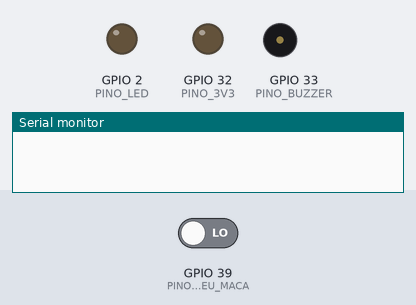
Bench run of a sketch on a simulated ESP32. Shown: output pins drawn as LEDs (lit = HIGH), buzzer (waves = sounding, pin HIGH), the last lines printed to the serial monitor. The test bench sets the inputs (shaded band); at power-on: GPIO 39 (PINO_COMEU_MACA) LOW. WiFi joins after 1.5 s; servers stay silent unless stated; no MQTT or app messages arrive unless stated.

Above: at 0.0 s.
At 2.7 s:
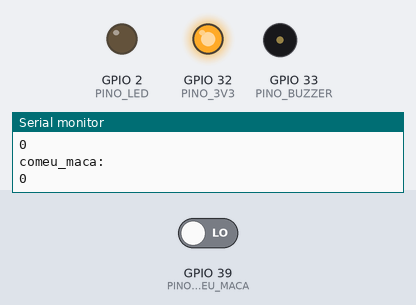
2.8 s: GPIO 39 (PINO_COMEU_MACA) driven HIGH
At 3.2 s:
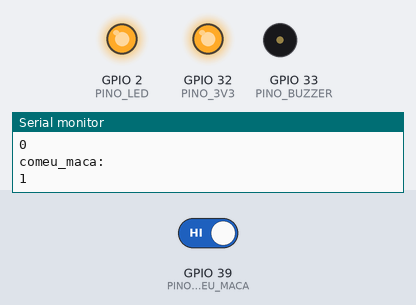
Timing chart, 0 to 5.8 s (numbered marks = the images above; inputs shaded):
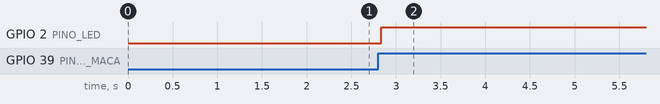

The sketch:

pin+network_publish.ino
```cpp
#include <WiFi.h>
#include <PubSubClient.h>

// PIN setup variables

const int PINO_COMEU_MACA = 39; // FPGA signal
const int PINO_BUZZER = 33; // Buzzer pin
const int PINO_3V3 = 32; // 3V3 pin
const int PINO_LED = 2; // Internal LED for debugging
const int PWM_CHANNEL = 0; // PWM Channel for buzzer

// Network setup variables
const char* ssid = "WIFI-NAME";
const char* password = "WIFI-PASSWORD";
const char* mqtt_server = "BROKER-IP";
const int connection_port = 0; // Insert the desired port here (usually 1883 works on a local broker)

//create wifi client
WiFiClient espClient;
//create PubSubClient
PubSubClient client(espClient);
//variable for time ellapsed
long lastMsg = 0;

#define PWM_FREQ 1000
#define PWM_RES 8

//setup()
void setup() {
  // PIN/PWM setup
  Serial.begin(115200); // Baud Rate
  ledcSetup(PWM_CHANNEL, PWM_FREQ, PWM_RES); // Setups PWM channel
  ledcAttachPin(PINO_BUZZER, PWM_CHANNEL);
  pinMode(PINO_LED, OUTPUT);
  pinMode(PINO_COMEU_MACA, INPUT);
  pinMode(PINO_3V3, OUTPUT);


  // Network setup
  setup_wifi();
  client.setServer(mqtt_server, connection_port);
}

void setup_wifi() {
  delay(10);
  Serial.println();
  Serial.print("Connecting to ");
  Serial.println(ssid);

  //connect to WiFi network
  WiFi.begin(ssid, password);

  //test to see, if connected
  while (WiFi.status() != WL_CONNECTED) {
    delay(500);
    Serial.print(".");
  }
  Serial.println("");
  Serial.println("WiFi connected");
  Serial.println("IP address: ");
  //print the ip address of the esp32
  Serial.println(WiFi.localIP());
}

//function to reconnect if disconnected from the server
void reconnect() {
  while (!client.connected()) {
    Serial.print("Attempting MQTT connection...");
    //random client ID, you can put whatever you want.
    if (client.connect("ESP8266Client")) {
      Serial.println("connected");
    } else {
      Serial.print("failed, rc=");
      //if not connected, print the error code
      Serial.print(client.state());
      Serial.println(" try again in 5 seconds");
      delay(5000);
    }
  }
}

void loop() {
    digitalWrite(PINO_3V3, HIGH);

    int comeu_maca = digitalRead(PINO_COMEU_MACA);
    Serial.println("comeu_maca: ");
    Serial.println(comeu_maca);

    int melody[] = {
        440, 470, 500, 395, 410, 440, 470, 500
    };

    int tempo[] = {
        50, 50, 50, 50, 50, 50, 50, 50
    };

    if (!client.connected()) {
        // Reconnect to MQTT broker if not connected
        reconnect();
    }

    client.loop();
    long now = millis();

  if (comeu_maca == 1) {
    digitalWrite(PINO_LED, HIGH);
    client.publish("esp32/teste", "Estou apitando");
    for (int i = 0; i < sizeof(melody) / sizeof(melody[0]); i++)  {
      ledcWrite(PWM_CHANNEL, melody[i]);
      delay(tempo[i] * 1.30);             // Pequeno delay para espaçar as notas
      ledcWrite(PWM_CHANNEL, 0);          // Desliga o buzzer ao final de cada nota
      delay(25);                          // Pequeno delay para evitar cliques entre as notas
    }
  }
  else {
    digitalWrite(PINO_LED, LOW);
    client.publish("esp32/teste", "Nao estou apitando");
  }

  delay(50); // Pausa na musica por 50 ms

}
```

Measured:
- after the input at 2.8 s, GPIO 2 (PINO_LED): LOW → HIGH at once
